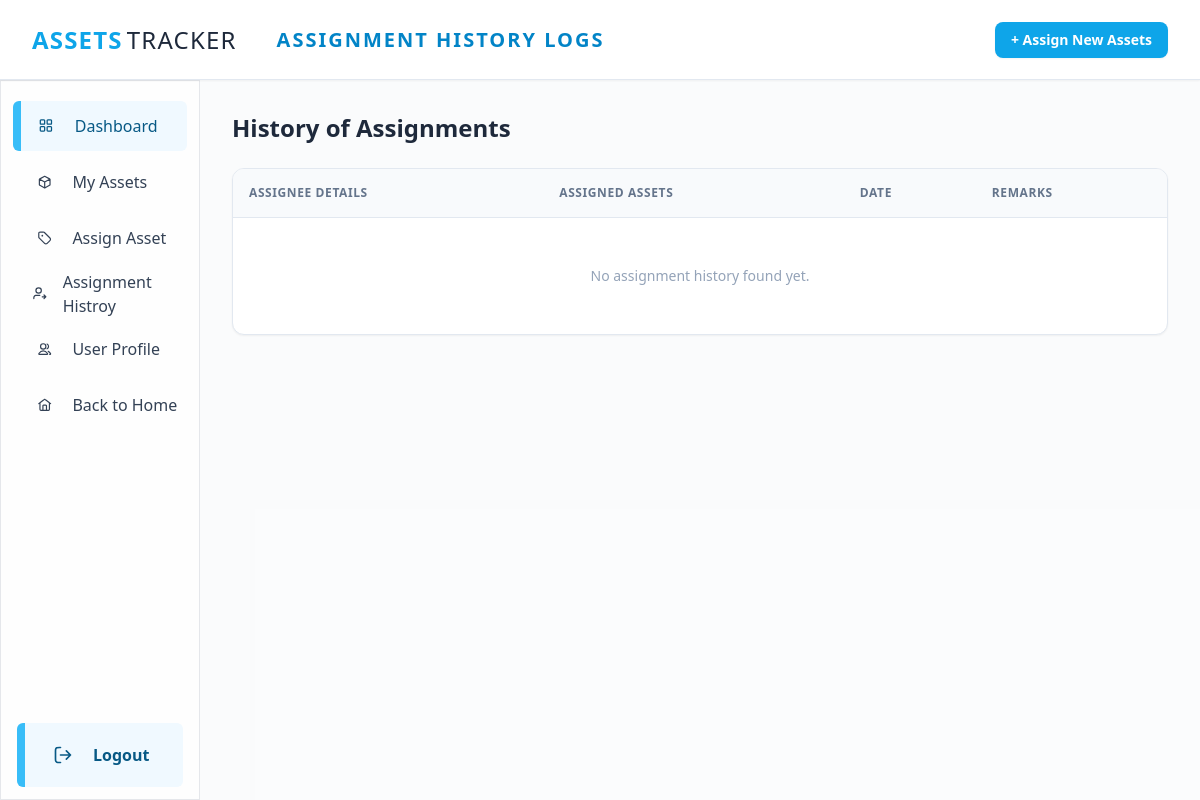
Page /asset-history/ (signed in) on the earlier database version.
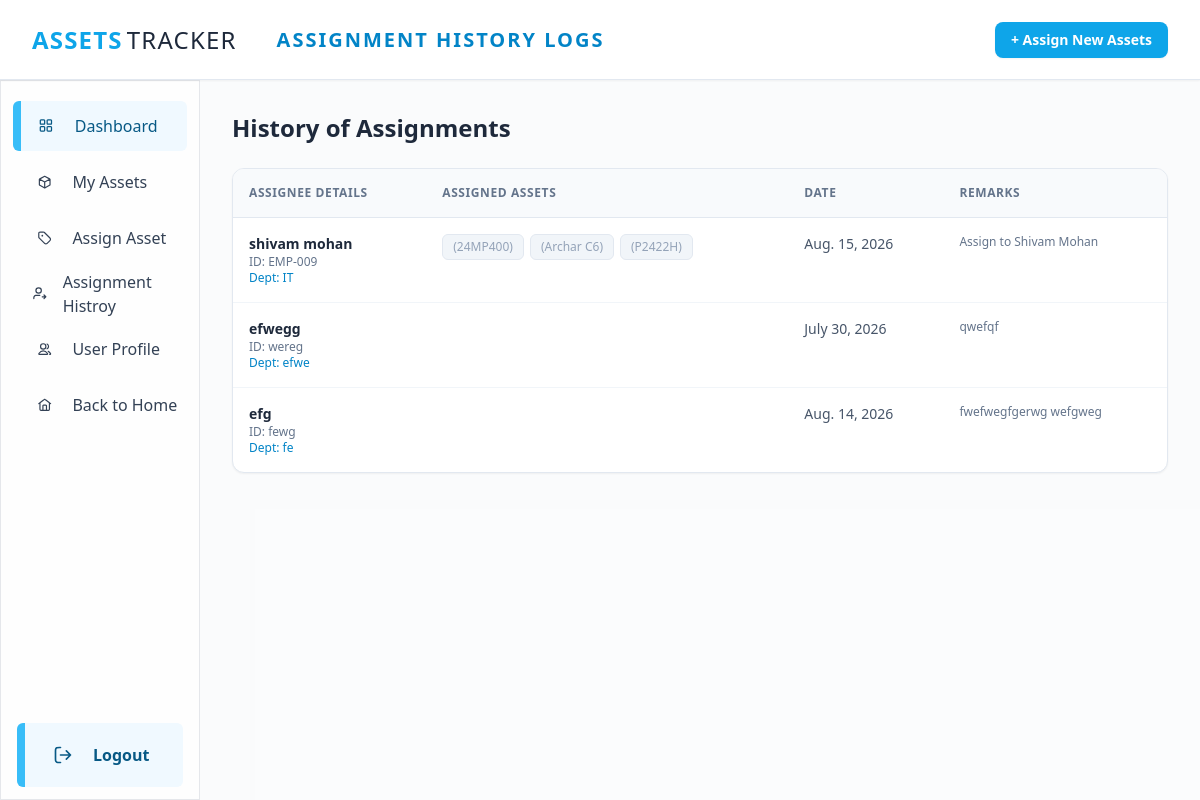
Same page on the later database version.
### user/models.py (models this page shows, shortened)
class ToAssign(models.Model):
    assignee_name = models.CharField(max_length=255, default="N/A")
    employee_id = models.CharField(max_length=100, blank=True, null=True)
    department = models.CharField(max_length=100, blank=True, null=True)
    assignment_date = models.DateField()
    remarks = models.TextField(blank=True, null=True)
    assets = models.ManyToManyField(Asset)
    assigned_by = models.ForeignKey(settings.AUTH_USER_MODEL, on_delete=models.SET_NULL, null=True)
    created_at = models.DateTimeField(auto_now_add=True, null=True, blank=True)

### manager/models.py (models this page shows, shortened)
class Asset(models.Model):
    assetId = models.CharField(max_length=50, null=True,blank=True)
    asset_name = models.CharField(max_length=200)
    category = models.ForeignKey("manager.Category", on_delete=models.PROTECT)
    brand = models.CharField(max_length=100)
    model = models.CharField(max_length=200)
    serial_number = models.CharField(max_length=50)
    purchase_date = models.DateField()
    purchase_price = models.IntegerField()
    CONDITION_CHOICES = [
        ("new", "New"),
        ("good", "Good"),
        ("fair", "Fair"),
        ("damaged", "Damaged")
    ]
    condition = models.CharField(max_length=40, choices=CONDITION_CHOICES, default="new")
    STATUS = [
        ("available", "Available"),
        ("not_available", "Not Available"),
    ]
    status = models.CharField(max_length=50, choices=STATUS, default="available")
    quantity = models.IntegerField(null=True, blank=True, default=1)
    asset_description = models.TextField(null=True, blank=True, default="N/A")
    image = models.ImageField(upload_to="assets_image/", null=True, blank=True,)

### user/views.py (the view)
# urls.py: path('asset-history/', views.asset_history, name='asset_history'),
@login_required
def asset_history(request):
    assignments = ToAssign.objects.all().order_by("-created_at")
    data = {
        "assignments": assignments,
    }
    return render(request, "asset-history.html", data)

### user/templates/asset-history.html (shortened to what this page needs)
<!doctype html>
<html lang="en">
<head>
    <script src="https://cdn.tailwindcss.com"></script>
</head>
<body class="bg-slate-50/10 text-slate-800 font-sans antialiased overflow-hidden">
    <header class="h-[10vh] bg-white border-b border-slate-200 px-8 flex items-center gap-10 shadow-sm z-10 relative">
        <div class="text-center min-w-max">
            <a href="/" class="text-2xl flex gap-1 font-bold text-sky-500 tracking-wider">
                ASSETS <span class="text-slate-800 font-medium">TRACKER</span>
            </a>
        </div>
        <div class="flex w-full justify-between items-center">
            <div class="py-5">
                <p class="text-sky-600 text-xl font-bold tracking-widest uppercase">Assignment History Logs</p>
            </div>
            <a href="{% url 'user:my_assets' %}" class="bg-sky-500 hover:bg-sky-600 text-white px-4 py-2 rounded-lg font-bold text-sm transition-all shadow-sm">
                + Assign New Assets
            </a>
        </div>
    </header>
    <div class="w-full flex h-[90vh]">
        {% include "sidebar.html" %}
        <main class="w-10/12 overflow-y-auto relative bg-slate-50/50 p-8">
            <div class="max-w-6xl mx-auto space-y-6">
                <h1 class="text-2xl font-bold text-slate-800">History of Assignments</h1>
                <div class="bg-white rounded-xl border border-slate-200 shadow-sm overflow-hidden">
                    <table class="w-full text-left border-collapse">
                        <thead>
                            <tr class="bg-slate-50 border-b border-slate-200 text-xs uppercase text-slate-500 tracking-wider">
                                <th class="p-4 font-bold">Assignee Details</th>
                                <th class="p-4 font-bold">Assigned Assets</th>
                                <th class="p-4 font-bold">Date</th>
                                <th class="p-4 font-bold">Remarks</th>
                            </tr>
                        </thead>
                        <tbody class="divide-y divide-slate-100 text-sm">
                            {% for record in assignments %}
                            <tr class="hover:bg-slate-50/50 transition-colors">
                                <td class="p-4 align-top">
                                    <p class="font-bold text-slate-800">{{ record.assignee_name }}</p>
                                    <p class="text-xs text-slate-500">ID: {{ record.employee_id|default:"N/A" }}</p>
                                    <p class="text-xs text-sky-600 font-medium">Dept: {{ record.department|default:"N/A" }}</p>
                                </td>
                                <td class="p-4 align-top">
                                    <div class="flex flex-wrap gap-1.5">
                                        {% for asset in record.assets.all %}
                                        <span class="bg-slate-100 text-slate-700 text-xs px-2.5 py-1 rounded-md border border-slate-200 font-medium">
                                            {{ asset.name }} <span class="text-slate-400">({{ asset.model }})</span>
                                        </span>
                                        {% endfor %}
                                    </div>
                                </td>
                                <td class="p-4 align-top text-slate-600 whitespace-nowrap">
                                    {{ record.assignment_date }}
                                </td>
                                <td class="p-4 align-top text-slate-500 text-xs">
                                    {{ record.remarks|default:"None" }}
                                </td>
                            </tr>
                            {% empty %}
                            <tr>
                                <td colspan="4" class="p-12 text-center text-slate-400">
                                    No assignment history found yet.
                                </td>
                            </tr>
                            {% endfor %}
                        </tbody>
                    </table>
                </div>
            </div>
        </main>
    </div>
</body>
</html>

### user/templates/sidebar.html (shortened to what this page needs)
<div class="w-2/12 border flex flex-col justify-between h-[90vh]">
            <div class="flex flex-col ">
                <div class="flex flex-col gap-2 px-3 text-slate-700 font-medium mt-5">
                    <a class="bg-sky-50 border-l-8 border-sky-400 text-sky-800 rounded-md flex items-center gap-1" href="{% url "user:user_dashboard" %}">
                        <span>Dashboard</span></a>
                    <a class="flex items-center gap-1 px-2 hover:bg-sky-50 hover:rounded-md" href="{% url "user:my_assets" %}">
                        <span>My Assets</span></a>
                    <a class="flex items-center gap-1 px-2 hover:bg-sky-50 hover:rounded-md" href="{% url "user:assign_assets" %}">
                        <span>Assign Asset</span></a>
                    <a class="flex items-center gap-1 px-2 hover:bg-sky-50 hover:rounded-md" href="{% url "user:asset_history" %}">
                        <span>Assignment Histroy</span></a>
                    <a class="flex items-center gap-1 px-2 hover:bg-sky-50 hover:rounded-md" href="{% url "user:user_profile" %}">
                        <span> User Profile</span></a>
                    <a class="flex items-center gap-1 px-2 hover:bg-sky-50 hover:rounded-md" href="{% url "user:home" %}">
                        <span>Back to Home</span></a>
                </div>
            </div>
            <div class="px-4 py-3 font-medium text-slate-700">
                <a class="flex items-center gap-5 px-7 py-5 bg-sky-50 rounded-md border-l-8 font-semibold border-sky-400 text-sky-800" href="">
                    <span> Logout</span></a>
            </div>
        </div>

Differences in the rows shown:
added ToAssign: assignee_name "shivam mohan", employee_id "EMP-009", department "IT", assignment_date "Aug. 15, 2026", remarks "Assign to Shivam Mohan"
now on this page (row unchanged): Asset: model "24MP400"
now on this page (row unchanged): Asset: model "Archar C6"
now on this page (row unchanged): Asset: model "P2422H"
added ToAssign: assignee_name "efwegg", employee_id "wereg", department "efwe", assignment_date "July 30, 2026", remarks "qwefqf"
added ToAssign: assignee_name "efg", employee_id "fewg", department "fe", assignment_date "Aug. 14, 2026", remarks "fwefwegfgerwg wefgweg"
Other differences:
text no longer shown: "No assignment history found yet."
